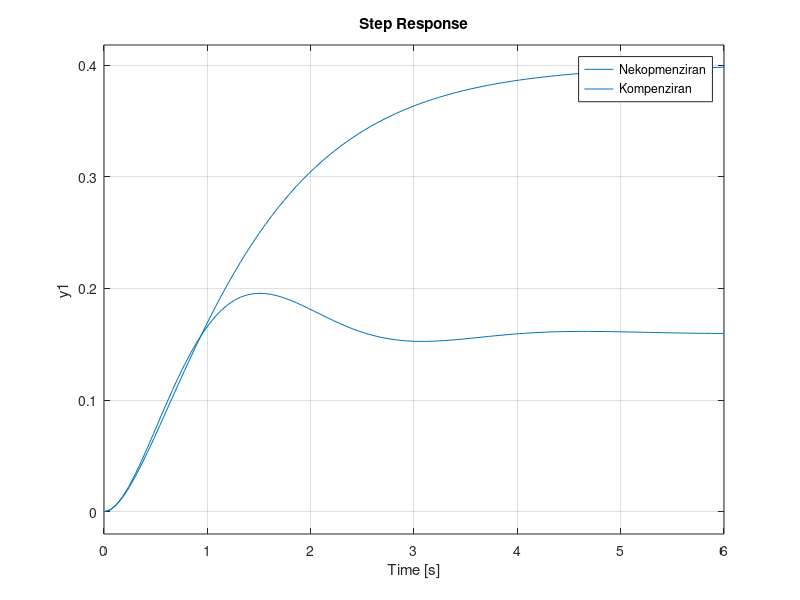

Source code (MATLAB): (Note: this script raises an error after producing the figure.)
%% Prva (proektiranje na sostojben upravuvach)
clc
clear

clc
clear

Mp = 20.8;
C = (-log(Mp/100))/sqrt(pi^2 + (log(Mp/100))^2)
wn = 2.23

s12 = -C*wn + sqrt(-1)*wn*sqrt(1-C^2)


A = [-5 1 0; 0 -2 1; 0 0 -1];
B = [0 0 1]';
C = [-1 1 0];
D = 0

K = [0 5 -1];

A_c = A - B*K

[num, den] = ss2tf(A, B, C, D)
[num_c, den_c] = ss2tf(A_c, B, C, D)

G_nc = tf(num, den)
G_c = tf(num_c, den_c)

pole(G_c)

step(G_nc)
hold on;
step(G_c)
legend('Nekopmenziran', 'Kompenziran')

%% Vtora (sinteza preku upravliva kanonska forma)
clc
clear

Mp = 20.8;
C = (-log(Mp/100))/sqrt(pi^2 + (log(Mp/100))^2)
wn = 2.23

s12 = -C*wn + sqrt(-1)*wn*sqrt(1-C^2)

A = [-5 1 0; 0 -2 1; 0 0 -1]
B = [0 0 1]'
C = [-1 1 0]
D = [0]

sys = ss(A,B,C,D)

[num, den] = ss2tf(A, B, C, D)

G_nc = tf(num, den)

syms s kv1 kv2 kv3

Av = [0 1 0; 0 0 1; -10 -17 -8];
Bv = [0 0 1]';

Kv = [kv1 kv2 kv3];

as = collect((s+1-1j*2)*(s+1+1j*2)*(s+5));

akv = collect(det(s*eye(3) - (Av - Bv*Kv)))

sol = solve(coeffs(akv, s) == coeffs(as, s), [kv1 kv2 kv3]);

Kv = [sol.kv1, sol.kv2, sol.kv3]

%% naogjanje na P
clc

Qcw = ctrb(A, B)

fprintf('Proverka na upravlivsot na originalniot sistem:\n')
if rank(Qcw) == length(A)
   fprintf('Rangot na Qcw e %d, dimenziite na A se %dx%d => originalniot sistem e kompletno upravliv\n', rank(Qcw), length(A), length(A))
else
   fprintf('Rangot na Qcw e %d, dimenziite na A se %dx%d => originalniot sistem NE e kompletno upravliv\n', rank(Qcw), length(A), length(A))
end

Qcv = ctrb(Av, Bv)

fprintf('Proverka na upravlivsot na transformiraniot sistem:\n')
if rank(Qcv) == length(Av)
   fprintf('Rangot na Qcv e %d, dimenziite na A se %dx%d => transformiraniot sistem e kompletno upravliv\n', rank(Qcw), length(A), length(A))
else
   fprintf('Rangot na Qcv e %d, dimenziite na A se %dx%d => transformiraniot sistem NE e kompletno upravliv\n', rank(Qcw), length(A), length(A))
end

P = Qcw * inv(Qcv)

Kw = Kv * inv(P) % se poklopuva so dobienoto K od zadacha 1!

%% Treta (proektiranje na observer preku nabljudliva kanonska forma)
clc
clear

syms s

as = collect((s+1)^2 * (s+2))
aso = collect((s+10)^2 * (s+20))

A = [0 1 0; 0 0 1; -4 -6 -4];
B = [0 0 1]';
C = [1 0 1];
D = 0;

syms k1 k2 k3

K = [k1 k2 k3]

ak = collect(det(s*eye(3) - (A-B*K)))

sol = solve(coeffs(ak, s) == coeffs(as, s), [k1 k2 k3]);

K = [sol.k1, sol.k2, sol.k3]

Av = A.';
Bv = C.';
Cv = B.';
Dv = D;

syms Lv1 Lv2 Lv3

Lv = [Lv1 Lv2 Lv3].';

alvo = collect(det(s*eye(3) - (Av-Lv*Cv)))

sol = solve(coeffs(alvo, s) == coeffs(aso, s), [Lv1 Lv2 Lv3]);

Lv = [sol.Lv1, sol.Lv2, sol.Lv3].'

%% naogjanje na P
clc

Qow = obsv(A, C)

fprintf('Proverka na nabljudlivost na originalniot sistem:\n')
if rank(Qow) == length(A)
   fprintf('Rangot na Qcw e %d, dimenziite na A se %dx%d => originalniot sistem e kompletno nabljudliv\n', rank(Qow), length(A), length(A))
else
   fprintf('Rangot na Qcw e %d, dimenziite na A se %dx%d => originalniot sistem NE e kompletno nabljudliv\n', rank(Qow), length(A), length(A))
end

Qov = obsv(Av, Cv)

fprintf('Proverka na nabljudlivost na transformiraniot sistem:\n')
if rank(Qov) == length(Av)
   fprintf('Rangot na Qcv e %d, dimenziite na A se %dx%d => transformiraniot sistem e kompletno nabljudliv\n', rank(Qow), length(A), length(A))
else
   fprintf('Rangot na Qcv e %d, dimenziite na A se %dx%d => transformiraniot sistem NE e kompletno nabljudliv\n', rank(Qow), length(A), length(A))
end

P = inv(Qow) * Qov

Lw = vpa(P * Lv, 5)

polovi_observer = vpa(eig(A - Lw*C), 5)
polovi_sistemot = vpa(eig(A - B*K), 5)